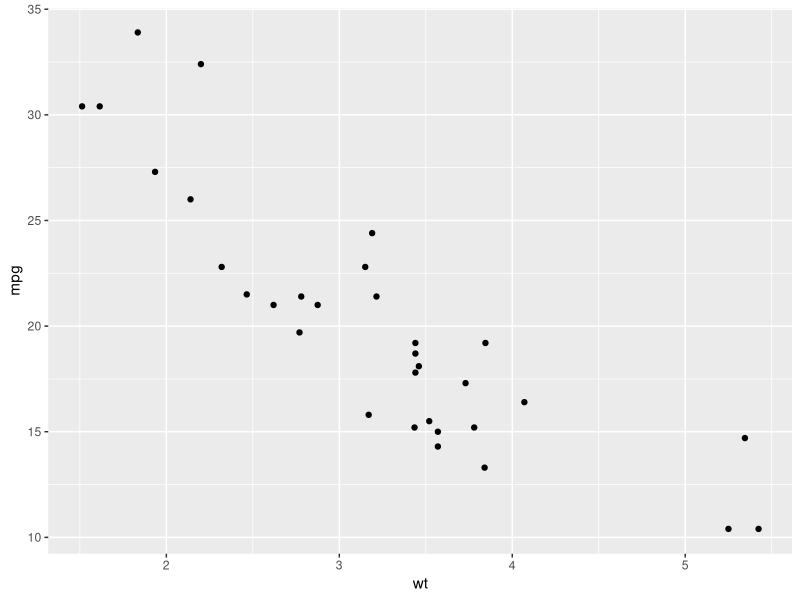
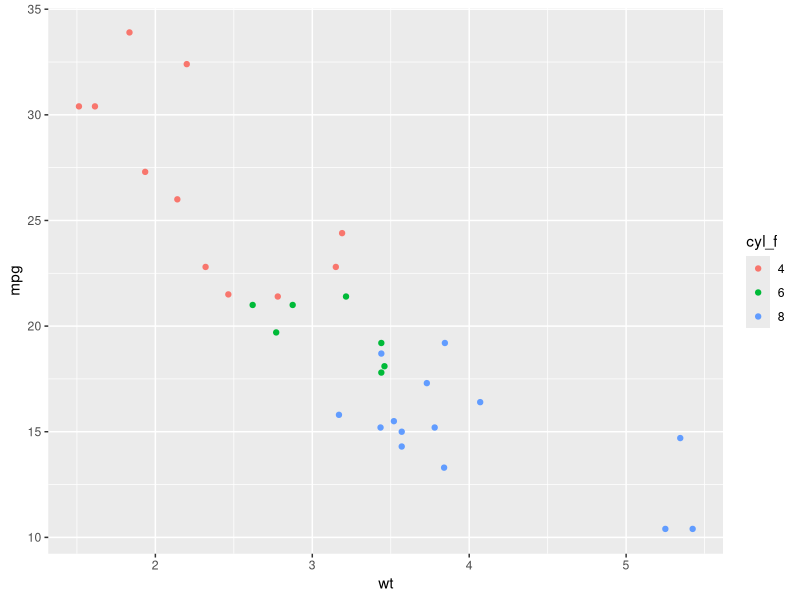
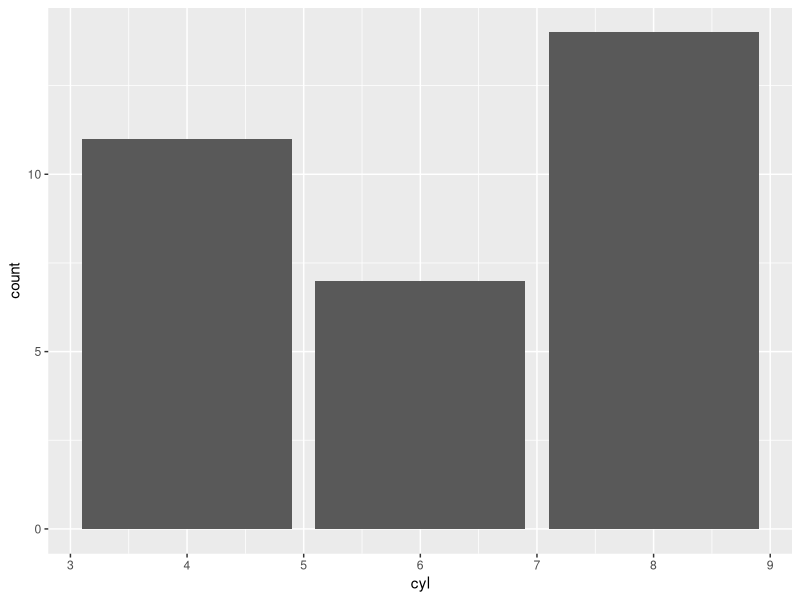
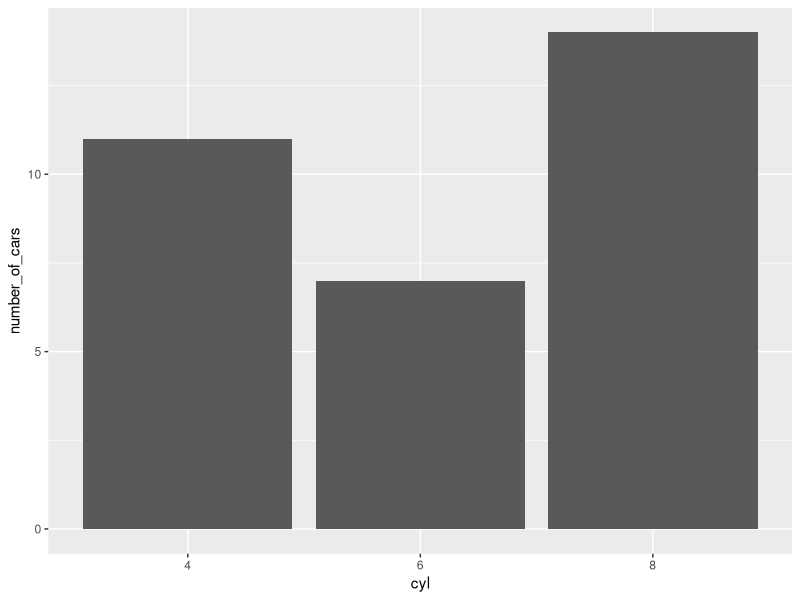
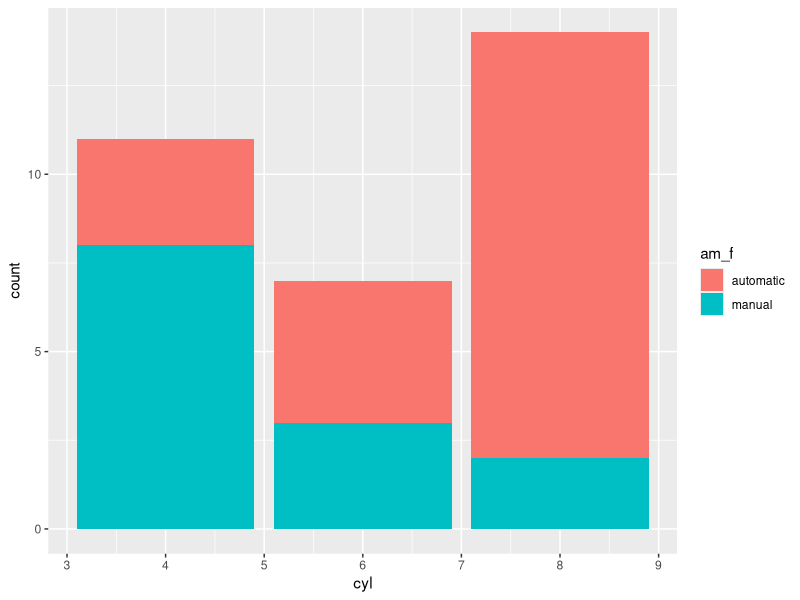
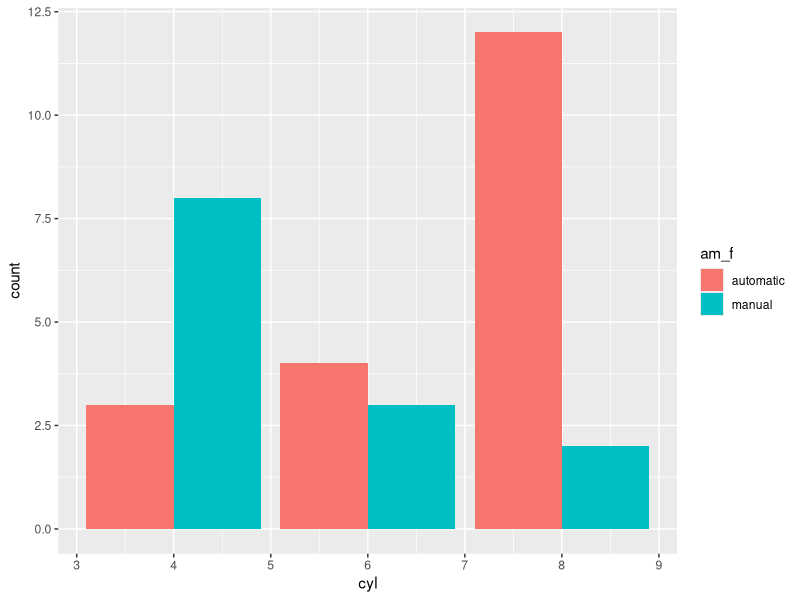
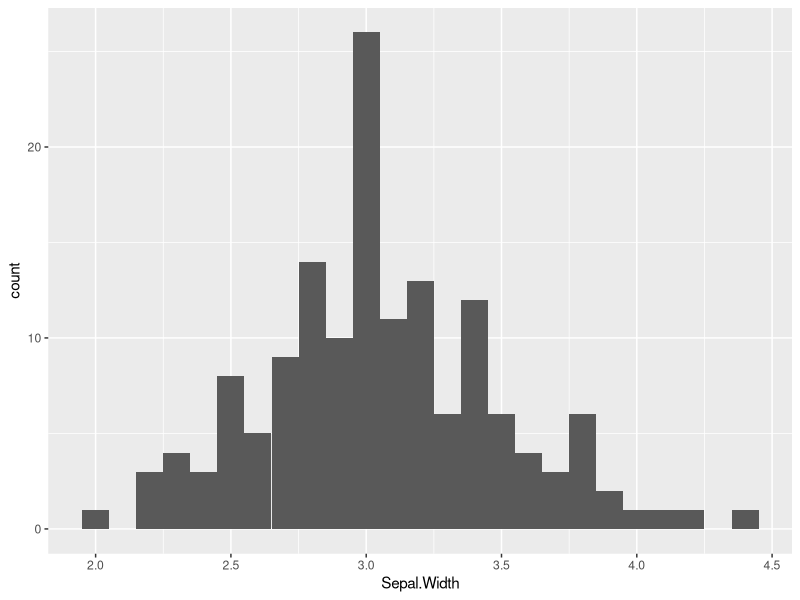
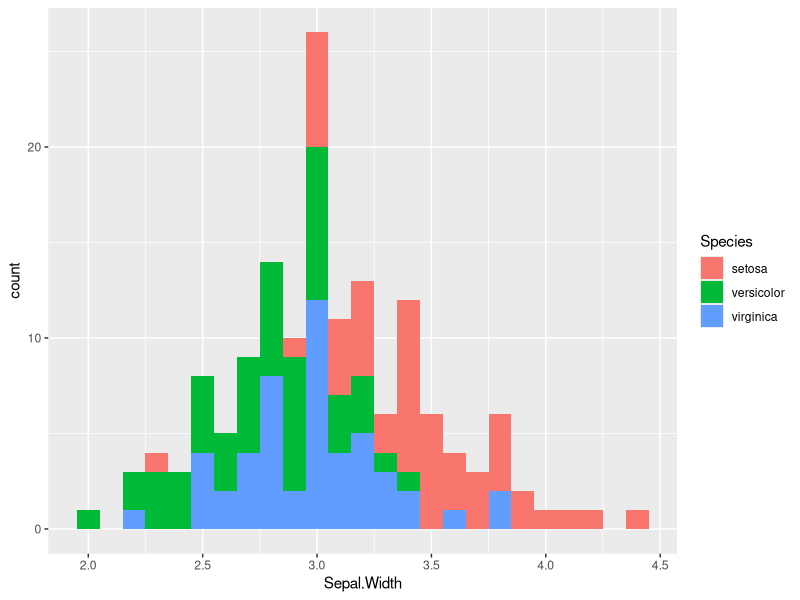

R code for these plots, in order:
## ---- chunk 1
knitr::opts_chunk$set(echo = TRUE, fig.width = 6, fig.height = 4)
# install.packages("prettydoc")
## ---- chunk 2
head(mtcars)
## ---- chunk 3
# Run install.packages("ggplot2") if ggplot2 is not yet installed
library(ggplot2)
ggplot(data = mtcars, mapping = aes(x = wt, y = mpg)) + 
  geom_point()
## ---- chunk 4
table(mtcars$cyl)
## ---- chunk 5
# First we check the class of cyl
class(mtcars$cyl)
# Because it is numeric, let's make cyl a factor so that we represent it as a categorical variable.
# We create a new variable in the dataframe, cyl_f, that is cyl converted to factor
mtcars$cyl_f <- factor(mtcars$cyl)

ggplot(data = mtcars, mapping = aes(x = wt, y = mpg, colour = cyl_f)) + 
  geom_point()
## ---- chunk 6

## ---- chunk 7

## ---- chunk 8
ggplot(data = mtcars, mapping = aes(x = cyl)) +
  geom_bar()

# # The same as
# ggplot(data = mtcars, mapping = aes(x = cyl)) +
#   geom_bar(stat = "count")
## ---- chunk 9
# Let's create the data frame
counts_by_cyl_data_frame <- as.data.frame(table(mtcars$cyl))
names(counts_by_cyl_data_frame) <- c("cyl", "number_of_cars")

ggplot(data = counts_by_cyl_data_frame, mapping = aes(x = cyl, y = number_of_cars)) +
  geom_col()
## ---- chunk 10
# # The same as
# ggplot(data = counts_by_cyl_data_frame, mapping = aes(x = cyl, y = number_of_cars)) +
#   geom_bar(stat = "identity")
## ---- chunk 11
# First we make am factor, and we can change the 0/1 notation for a more informative notation: automatic/manual
mtcars$am_f <- factor(mtcars$am, levels = c(0, 1), labels = c("automatic","manual"))

ggplot(data = mtcars, mapping = aes(x = cyl, fill = am_f)) +
  geom_bar()
## ---- chunk 12
ggplot(data = mtcars, mapping = aes(x = cyl, fill = am_f)) +
  geom_bar(position = "dodge")
## ---- chunk 13

## ---- chunk 14
ggplot(data = iris, mapping = aes(x = Sepal.Width)) +
  geom_histogram(binwidth = 0.1)
## ---- chunk 15
ggplot(data = iris, mapping = aes(x = Sepal.Width, fill = Species)) +
  geom_histogram(binwidth = 0.1) 
## ---- chunk 16
ggplot(data = iris, mapping = aes(x = Sepal.Width, fill = Species)) +
  geom_histogram(binwidth = 0.1) +
  facet_grid(Species ~ .)
## ---- chunk 17
iris$Petal.Type[iris$Petal.Length >= 4 ] <- "Long"
iris$Petal.Type[iris$Petal.Length < 4 ] <- "Short"

## ---- chunk 18
ggplot(data = iris, mapping = aes(x = Sepal.Width, fill = Species)) +
  geom_histogram(binwidth = 0.1) +
  facet_grid(Species ~ .) +
  scale_fill_manual(values = c("darkorange", "darkgray", "black"))
## ---- chunk 19
# We save the common part of the plot in a variable and then we can add more components with the "+" sign
p <- ggplot(data = iris, mapping = aes(x = Sepal.Width, fill = Species)) +
  geom_histogram(binwidth = 0.1) +
  facet_grid(Species ~ .)

# Option A:
p + scale_fill_manual(values = c("darkorange", "darkgray", "black"), name = "Species name") +
  scale_x_continuous(name = "Sepal width") + 
  ggtitle("Iris sepal variation")

# Option B:
# p + scale_fill_manual(values = c("darkorange", "darkgray", "black")) +
#   labs(title = "Iris sepal variation", x = "Sepal width", fill = "Species name")
## ---- chunk 20
ggplot(data = iris, mapping = aes(x = Sepal.Width, y = Sepal.Length)) +
  geom_point() +
  theme_classic()
## ---- chunk 21

## ---- chunk 22
p <- ggplot(data = iris, mapping = aes(x = Sepal.Width, y = Sepal.Length)) + geom_point()
ggsave(filename = "plot.png", plot = p, width = 6, height = 4) # in inches by default
## ---- chunk 23

## ---- chunk 24

